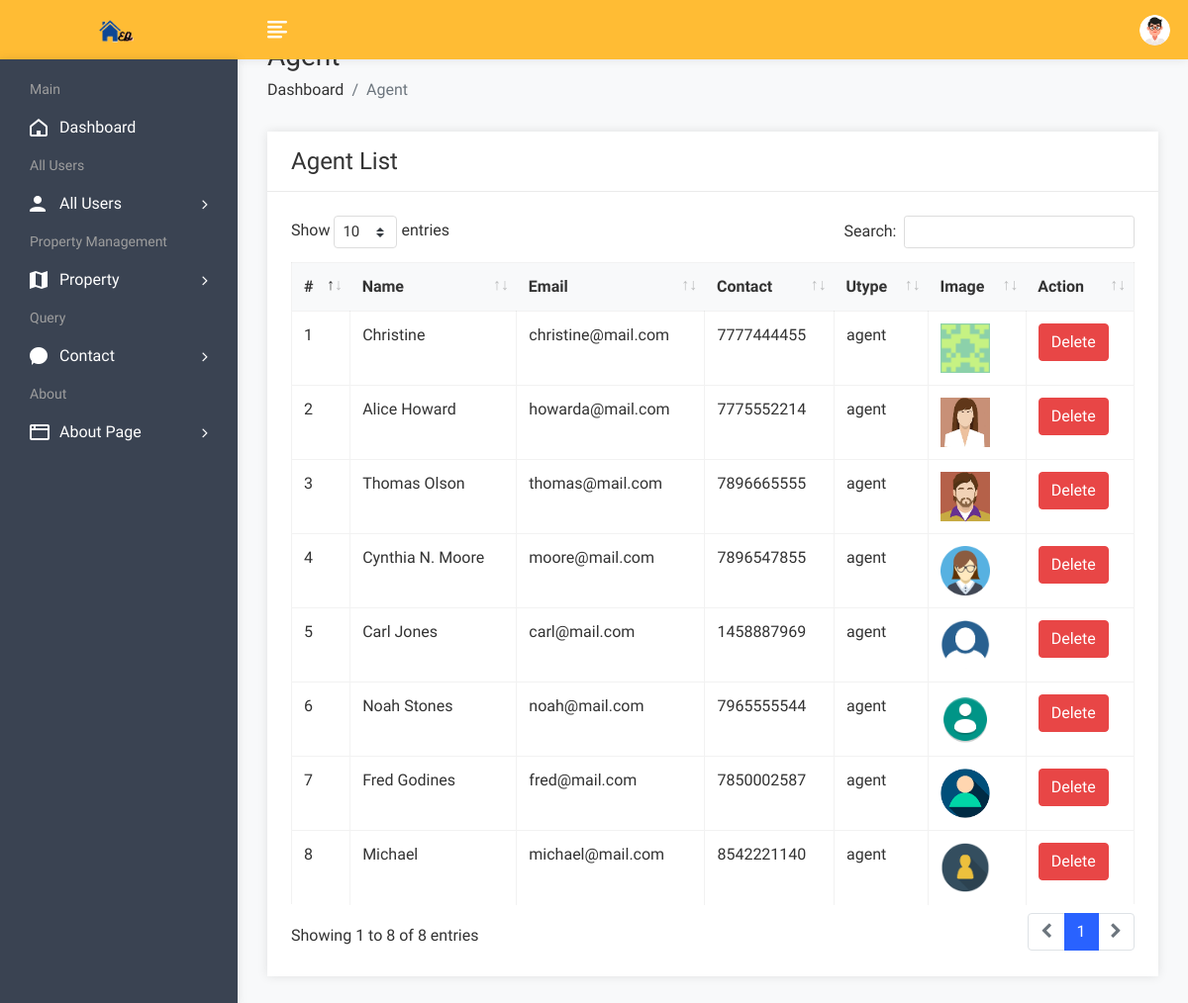
Page /admin/useragent.php (signed in) on the earlier database version.
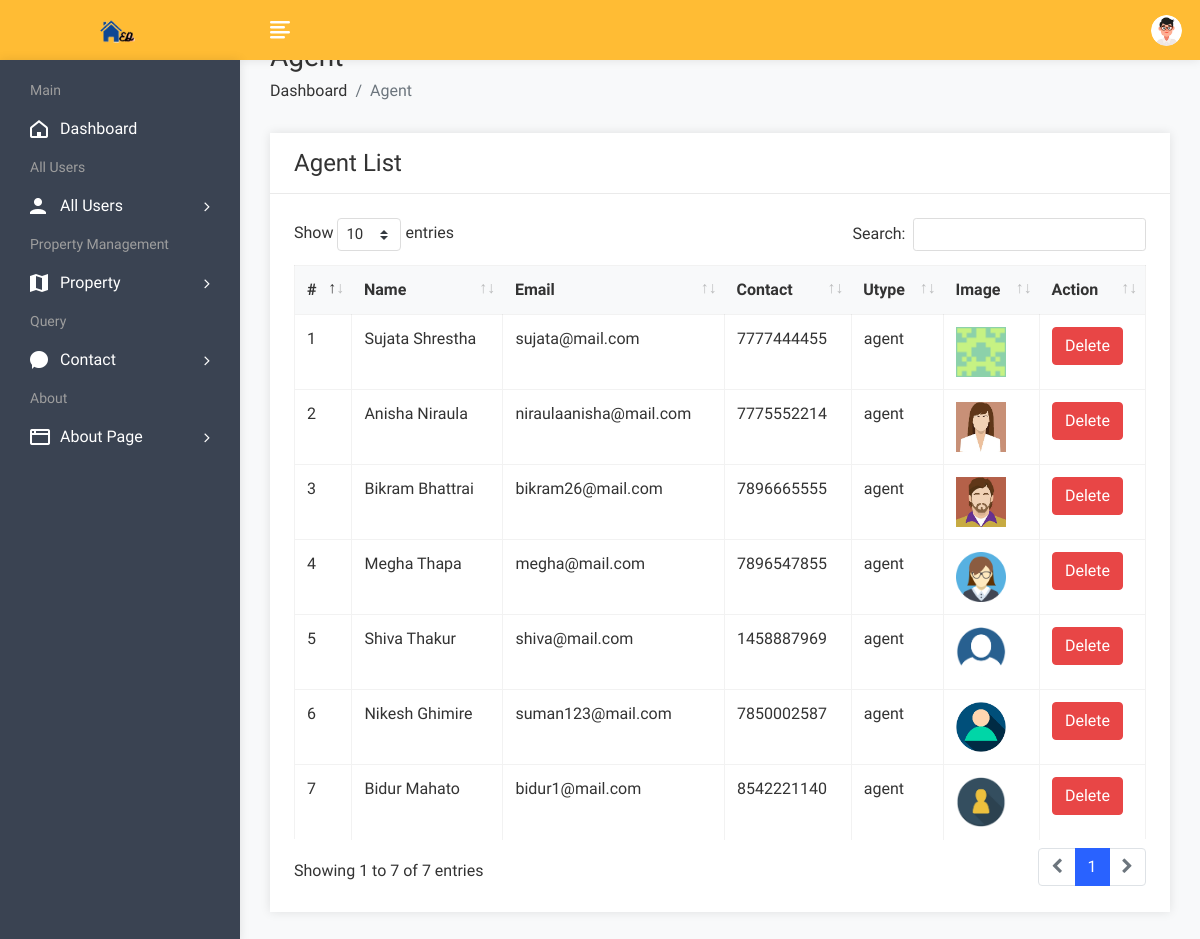
Same page on the later database version.
### tables this page shows
CREATE TABLE `user` (
  `uid` int(50) NOT NULL,
  `uname` varchar(100) NOT NULL,
  `uemail` varchar(100) NOT NULL,
  `uphone` varchar(20) NOT NULL,
  `upass` varchar(50) NOT NULL,
  `utype` varchar(50) NOT NULL,
  `uimage` varchar(300) NOT NULL
);

### admin/useragent.php (the view, shortened to what this page needs)
<!DOCTYPE html>
<html lang="en">
<head>
        <link rel="stylesheet" href="assets/css/bootstrap.min.css">
        <link rel="stylesheet" href="assets/css/font-awesome.min.css">
        <link rel="stylesheet" href="assets/css/feathericon.min.css">
		<link rel="stylesheet" href="assets/plugins/datatables/dataTables.bootstrap4.min.css">
		<link rel="stylesheet" href="assets/plugins/datatables/responsive.bootstrap4.min.css">
		<link rel="stylesheet" href="assets/plugins/datatables/select.bootstrap4.min.css">
		<link rel="stylesheet" href="assets/plugins/datatables/buttons.bootstrap4.min.css">
        <link rel="stylesheet" href="assets/css/style.css">
    </head>
    <body>
				<?php include("header.php"); ?>
            <div class="page-wrapper">
                <div class="content container-fluid">
					<div class="page-header">
						<div class="row">
							<div class="col">
								<h3 class="page-title">Agent</h3>
								<ul class="breadcrumb">
									<li class="breadcrumb-item"><a href="dashboard.php">Dashboard</a></li>
									<li class="breadcrumb-item active">Agent</li>
								</ul>
							</div>
						</div>
					</div>
					<div class="row">
						<div class="col-sm-12">
							<div class="card">
								<div class="card-header">
									<h4 class="card-title">Agent List</h4>
								</div>
								<div class="card-body">
									<table id="basic-datatable" class="table table-bordered table-hover">
                                            <thead>
                                                <tr>
                                                    <th>#</th>
                                                    <th>Name</th>
                                                    <th>Email</th>
                                                    <th>Contact</th>
                                                    <th>Utype</th>
													<th>Image</th>
                                                    <th>Action</th>
                                                </tr>
                                            </thead>
                                            <tbody>
											<?php
												$query=mysqli_query($con,"select * from user where utype='agent'");
												$cnt=1;
												while($row=mysqli_fetch_row($query))
													{
											?>
                                                <tr>
                                                    <td><?php echo $cnt; ?></td>
                                                    <td><?php echo $row['1']; ?></td>
                                                    <td><?php echo $row['2']; ?></td>
                                                    <td><?php echo $row['3']; ?></td>
                                                    <td><?php echo $row['5']; ?></td>
													<td><img src="user/<?php echo $row['6']; ?>" height="50px" width="50px"></td>
                                                    <td><a href="useragentdelete.php?id=<?php echo $row['0']; ?>"><button class="btn btn-danger">Delete</button></a></td>
                                                </tr>
                                                <?php
												$cnt=$cnt+1;
												}
												?>
                                            </tbody>
                                        </table>
								</div>
							</div>
						</div>
					</div>
				</div>
			</div>
    </body>
</html>

Differences in the rows shown:
removed user: uname "Noah Stones", uemail "noah@mail.com", uphone "7965555544", utype "agent", uimage (picture)
changed user: uname "Christine" → "Sujata Shrestha"; uemail "christine@mail.com" → "sujata@mail.com"
changed user: uname "Alice Howard" → "Anisha Niraula"; uemail "howarda@mail.com" → "niraulaanisha@mail.com"
changed user: uname "Thomas Olson" → "Bikram Bhattrai"; uemail "thomas@mail.com" → "bikram26@mail.com"
changed user: uname "Cynthia N. Moore" → "Megha Thapa"; uemail "moore@mail.com" → "megha@mail.com"
changed user: uname "Carl Jones" → "Shiva Thakur"; uemail "carl@mail.com" → "shiva@mail.com"
changed user: uname "Fred Godines" → "Nikesh Ghimire"; uemail "fred@mail.com" → "suman123@mail.com"
changed user: uname "Michael" → "Bidur Mahato"; uemail "michael@mail.com" → "bidur1@mail.com"
Other differences:
text written by a page script: "Show entries Search: Showing 1 to 8 of 8 entries 1" → "Show entries Search: Showing 1 to 7 of 7 entries 1"
